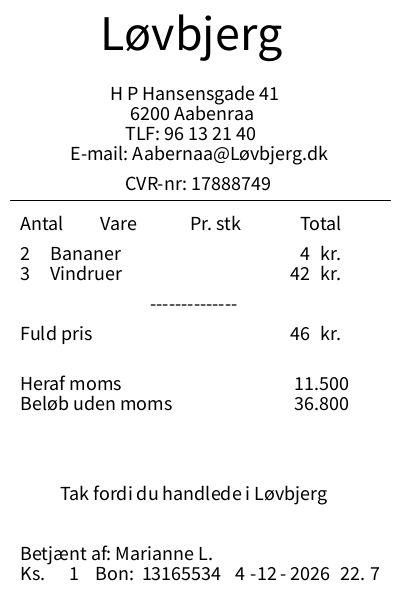
Frame 1 (no input)
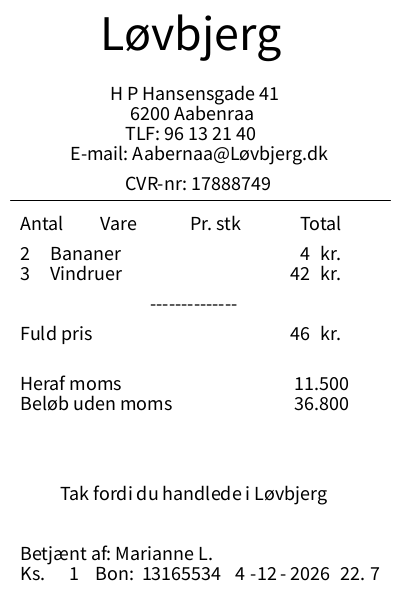
Frame 60 (the mouse pressed at the canvas centre just before this capture)
Frame 120 (the mouse held since frame 60 and released just before this capture): identical to frame 60, image omitted

The Processing sketch that drew these frames (run headless with seeded random() and noise(); from frame 60 on, the mouse is pressed at the canvas centre):

// Processing sketch: Opg5
// ── Opg5.pde
//void betyder at der ikke ksla komme noget ud af funktionen og når man siger setup betyder det at 
// man sætter programrings fladen op det kunne vær ved at sige Size() elle andet der definere skærmstørelsen 
void setup(){
  size(400,600);
}

// void betyderogså fejl eller forkert
// draw skal man have med efter set op for at kunne tegne i progammet 
void draw(){
  background(255,255,255);
  
  fill(0,0,0);
  textSize(50);
  
  text("Løvbjerg",100,50);
  
  textSize(20);
  text("H P Hansensgade 41 ",110,100);
  text("6200 Aabenraa", 130,120);
  text("TLF: 96 13 21 40",125,140);
  text("E-mail: Aabernaa@Løvbjerg.dk", 70,160);
  text("CVR-nr: 17888749",125,190);
  
  line(10,200,390,200);
  
  text("Antal",20,230);
  text("Vare",100,230);
  text("Pr. stk", 190,230);
  text("Total",300,230);
  
  // Bananer men pris antal og fuld pris
  int antal1 = 2;
  text(antal1,20,260);
  text("Bananer",50,260);
  int pris1 = 2;
  
  int fuldpris1 = pris1 * antal1;
  text(fuldpris1,300,260);
  text("kr.",320,260);
  
  // Vindruer med pris antal og fuldpris 
    int antal2 = 3;
  text(antal2,20,280);
  text("Vindruer",50,280);
  int pris2 = 14;
  
  int fuldpris2 = pris2 * antal2;
  text(fuldpris2,290,280);
  text("kr.",320,280);
  
  text("--------------",150,310);
  //fuld pris 
  text("Fuld pris", 20,340);
  int endligPris = fuldpris1 + fuldpris2;
  text(endligPris,290,340);
  text("kr.",320,340);
  
  float moms = beregnMomsSelv(endligPris);                // defiere udregningernfor at finde frem til beløb med moms. 
  text(moms,290,390);
  text("Heraf moms",20,390);
  
  float belobMoms = beregnUdenMoms(endligPris);           // defiere udregningernfor at finde frem til beløb uden moms. 
  text(belobMoms,290,410);
  text("Beløb uden moms",20,410);
  
  int day =day();
  int månede = month();
  int år = year();
  int time = hour();
  int minut = minute();
  
  text("Tak fordi du handlede i Løvbjerg",60,500);
  
  text("Betjænt af: Marianne L.",20,560);
  text("Ks.      1", 20,580);
  text("Bon:  13165534", 95,580);
  text(day,235,580);  
  text("-",250,580);
  text(månede,257,580);
  text("-",280,580);
  text(år,290,580);
  text(time,340,580);
  text(".",360,580);
  text(minut,370,580);
  
}

// laver en funktion der regner ud for meget beløbet med moms er. 
float beregnMoms(int belob){
  return belob*1;
}

float beregnUdenMoms(int fuldbelob){
  return fuldbelob*0.8;
}

float beregnMomsSelv (int belob){
  return belob*0.25;
}
